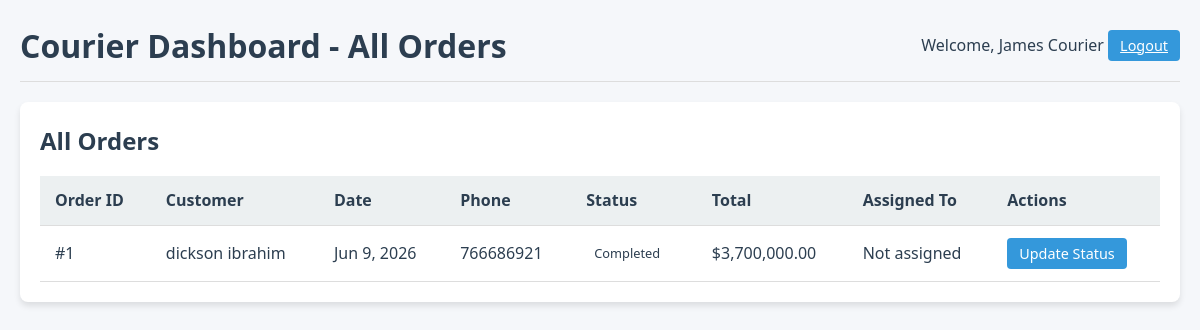
The app's page /courier_dashboard.php (signed in) with its own data.
### tables this page shows
CREATE TABLE `orders` (
  `id` int(11) NOT NULL,
  `tracking_id` varchar(50) NOT NULL,
  `user_id` int(11) DEFAULT NULL,
  `first_name` varchar(50) NOT NULL,
  `last_name` varchar(50) NOT NULL,
  `email` varchar(100) NOT NULL,
  `phone` varchar(20) NOT NULL,
  `city` varchar(50) NOT NULL,
  `state` varchar(50) NOT NULL,
  `address` text DEFAULT NULL,
  `order_status` enum('Pending','Processing','Shipped','Delivered','Completed','Cancelled') DEFAULT 'Pending',
  `order_date` timestamp NOT NULL DEFAULT current_timestamp(),
  `updated_at` timestamp NOT NULL DEFAULT current_timestamp() ON UPDATE current_timestamp(),
  `courier_id` int(11) DEFAULT NULL,
  `notification_method` varchar(20) DEFAULT 'email',
  `notes` text DEFAULT NULL
);

### courier_dashboard.php (the view, shortened to what this page needs)
<?php
require 'db.php';
$orders_query = "
    SELECT
        o.id as order_id,
        o.first_name,
        o.last_name,
        o.order_date,
        o.order_status,
        o.phone,
        o.courier_id,
        SUM(oi.quantity * oi.price) AS total_price
    FROM orders o
    LEFT JOIN order_items oi ON o.id = oi.order_id
    GROUP BY o.id, o.first_name, o.last_name, o.order_date, o.order_status, o.phone, o.courier_id
    ORDER BY o.order_date DESC
";
$stmt = $conn->prepare($orders_query);
$stmt->execute();
$order_result = $stmt->get_result();
$orders = $order_result->fetch_all(MYSQLI_ASSOC);
?>
<!DOCTYPE html>
<html lang="en">
<head>
    <link rel="stylesheet" href="https://cdnjs.cloudflare.com/ajax/libs/font-awesome/6.4.0/css/all.min.css">
</head>
<body>
    <div class="container">
        <div class="header">
            <h1>Courier Dashboard - All Orders</h1>
            <div class="user-info">
                <span>Welcome, <?php echo htmlspecialchars($_SESSION['user_name']); ?></span>
                <a href="logout.php" class="action-btn btn-primary">Logout</a>
            </div>
        </div>
        <div class="table-container">
            <h2>All Orders</h2>
            <?php if (count($orders) > 0): ?>
                <table class="orders-table">
                    <thead>
                        <tr>
                            <th>Order ID</th>
                            <th>Customer</th>
                            <th>Date</th>
                            <th>Phone</th>
                            <th>Status</th>
                            <th>Total</th>
                            <th>Assigned To</th>
                            <th>Actions</th>
                        </tr>
                    </thead>
                    <tbody>
                        <?php foreach ($orders as $order): ?>
                            <tr class="<?php echo ($order['courier_id'] == $_SESSION['user_id']) ? 'assigned-to-me' : ''; ?>">
                                <td>#<?php echo htmlspecialchars($order['order_id']); ?></td>
                                <td><?php echo htmlspecialchars($order['first_name'] . ' ' . $order['last_name']); ?></td>
                                <td><?php echo date('M j, Y', strtotime($order['order_date'])); ?></td>
                                <td><?php echo htmlspecialchars($order['phone']); ?></td>
                                <td>
                                    <span class="status status-<?php echo strtolower($order['order_status']); ?>">
                                        <?php echo htmlspecialchars($order['order_status']); ?>
                                    </span>
                                </td>
                                <td>$<?php echo number_format($order['total_price'], 2); ?></td>
                                <td>
                                    <?php echo ($order['courier_id'] == $_SESSION['user_id']) ? 'You' : 'Not assigned'; ?>
                                </td>
                                <td>
                                    <button onclick="toggleStatusForm(<?php echo $order['order_id']; ?>)"
                                            class="action-btn btn-primary">
                                        Update Status
                                    </button>
                                </td>
                            </tr>
                        <?php endforeach; ?>
                    </tbody>
                </table>
            <?php else: ?>
                <p>No orders found in the system.</p>
            <?php endif; ?>
        </div>
    </div>
</body>
</html>

### courier_dashboard.php (style rules this page uses)
:root { --primary: #3498db; --primary-dark: #2980b9; --secondary: #2ecc71; --danger: #e74c3c; --warning: #f39c12; --info: #1abc9c; --light: #ecf0f1; --dark: #2c3e50; --gray: #95a5a6; --white: #ffffff; --shadow: 0 4px 6px rgba(0, 0, 0, 0.1); }
* { margin: 0; padding: 0; box-sizing: border-box; font-family: 'Segoe UI', Tahoma, Geneva, Verdana, sans-serif; }
body { background-color: #f5f7fa; color: var(--dark); line-height: 1.6; }
.container { max-width: 1200px; margin: 0 auto; padding: 20px; }
.header { display: flex; justify-content: space-between; align-items: center; margin-bottom: 20px; padding-bottom: 10px; border-bottom: 1px solid #ddd; }
.table-container { background: var(--white); border-radius: 8px; box-shadow: var(--shadow); padding: 20px; overflow-x: auto; }
table { width: 100%; border-collapse: collapse; margin-top: 15px; }
th, td { padding: 12px 15px; text-align: left; border-bottom: 1px solid #ddd; }
th { background-color: var(--light); font-weight: 600; }
.status { display: inline-block; padding: 4px 8px; border-radius: 20px; font-size: 0.8rem; font-weight: 500; }
.action-btn { padding: 6px 12px; border-radius: 4px; color: white; border: none; cursor: pointer; font-size: 0.9rem; transition: background 0.3s; }
.btn-primary { background: var(--primary); }

### records on screen
orders: id "1", first_name+last_name "dickson ibrahim", order_date "Jun 9, 2026", phone "766686921", order_status "Completed", total_price "3,700,000.00", shows "Not assigned"

### other values on screen
$_SESSION['user_name'] "James Courier"
